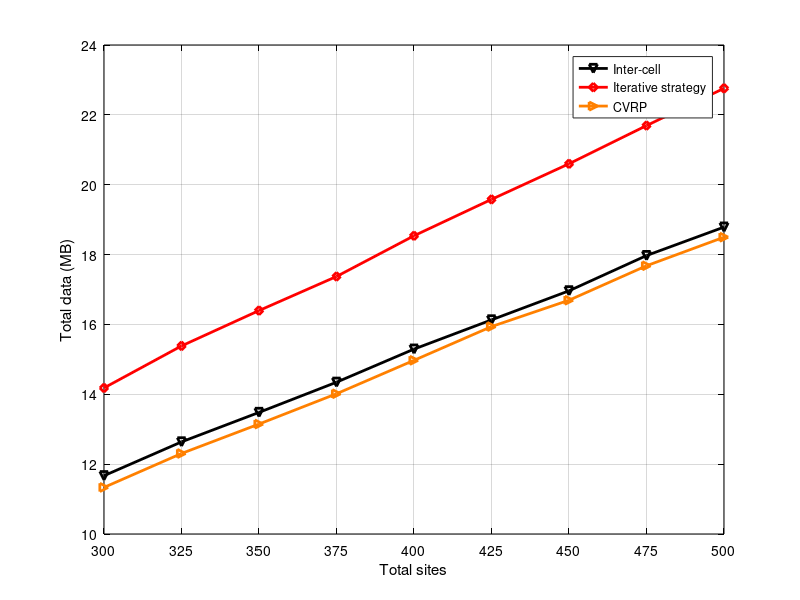

This chart was generated by the following MATLAB code: (Note: this script raises an error after producing the figure.)
x = [300 325 350 375 400 425 450 475 500];
y1 = [10.9718	11.8828	12.7293	13.5563	14.4745	15.3624	16.1638	17.0609	17.9129]; % global tsp
y2 = [3.40015	4.38428	5.22632	5.99121	7.12061]; % local tsp
y3 = [14.1817	15.3844	16.3966	17.3721	18.5384	19.5803	20.5995	21.6923	22.7589]; % iterative
y4 = [11.6689	12.6372	13.4811	14.3454	15.2934	16.1303	16.9624	17.9717	18.7869]; % inter-cell
y5 = [11.4303	12.4354	13.4426	14.472	15.4219	16.4161	17.4165	18.4845	19.4848];% GELSGA
y6 = [11.3337	12.3051	13.1476	14.0148	14.9721	15.9383	16.6932	17.6794	18.4977]; %CVRP
close all;
figure1 = figure;
% Create axes
axes1 = axes('Parent',figure1);
plot(x,y4,'-kv', 'LineWidth',2);
hold on;
grid on;
% plot(x,y2,'-bs', 'LineWidth',2);
plot(x,y3,'-rd', 'LineWidth',2);
% plot(x,y1,'-mo', 'LineWidth',2);
% plot(x,y5,'-x','Color',[0 0.4 0], 'LineWidth',2);
plot(x,y6,'->','Color',[1 0.5 0], 'LineWidth',2);
xlabel('Total sites');
ylabel('Total data (MB)');
legend('Inter-cell','Iterative strategy', 'CVRP');
set(axes1,'XColor',[0 0 0],'YColor',[0 0 0]);
xticks([300 325 350 375 400 425 450 475 500]);
xlim([300 500]);
ytickformat('%,4.4g');
xtickformat('%,4.4g');
hold off;